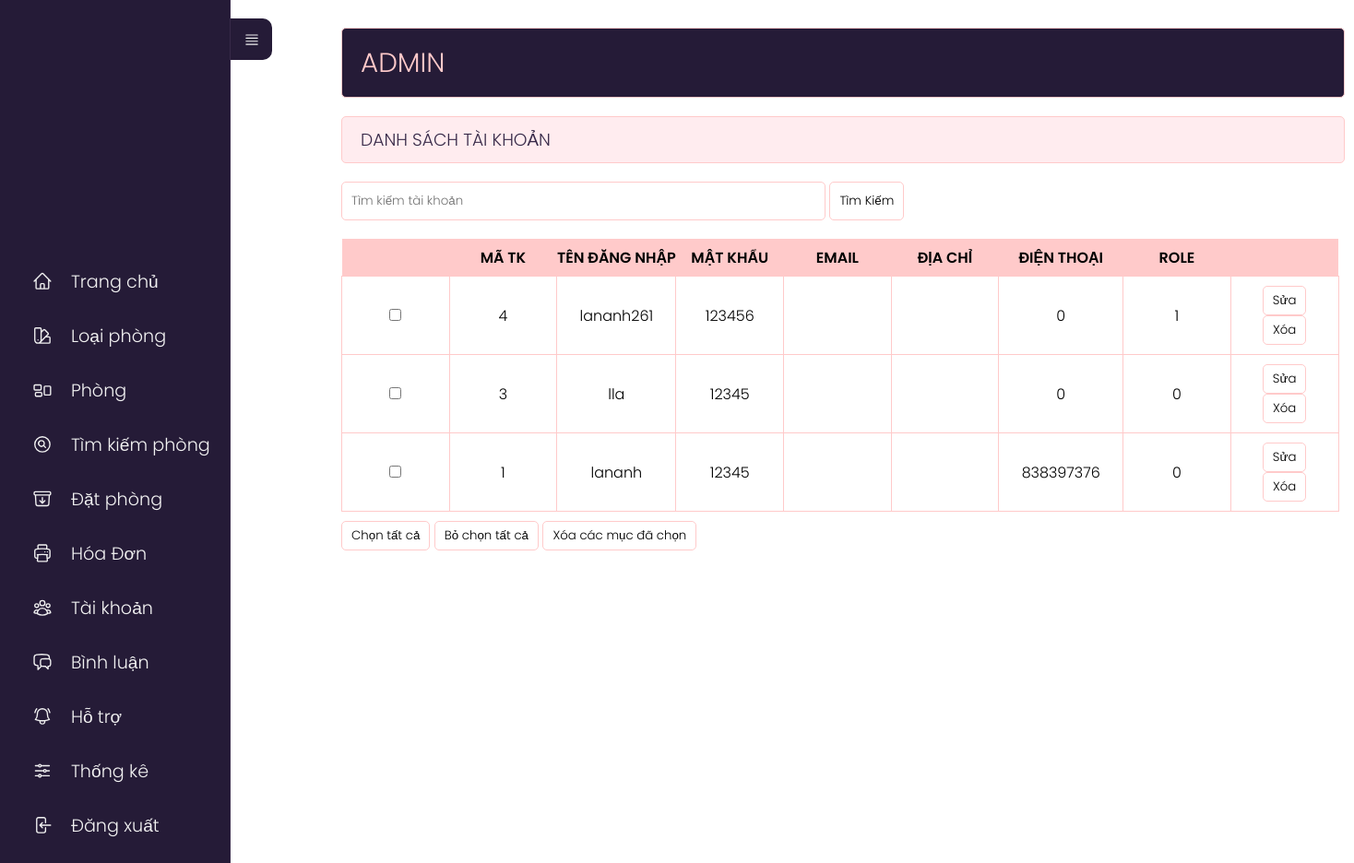
The app's page /admin/index.php?act=dskh, older data.
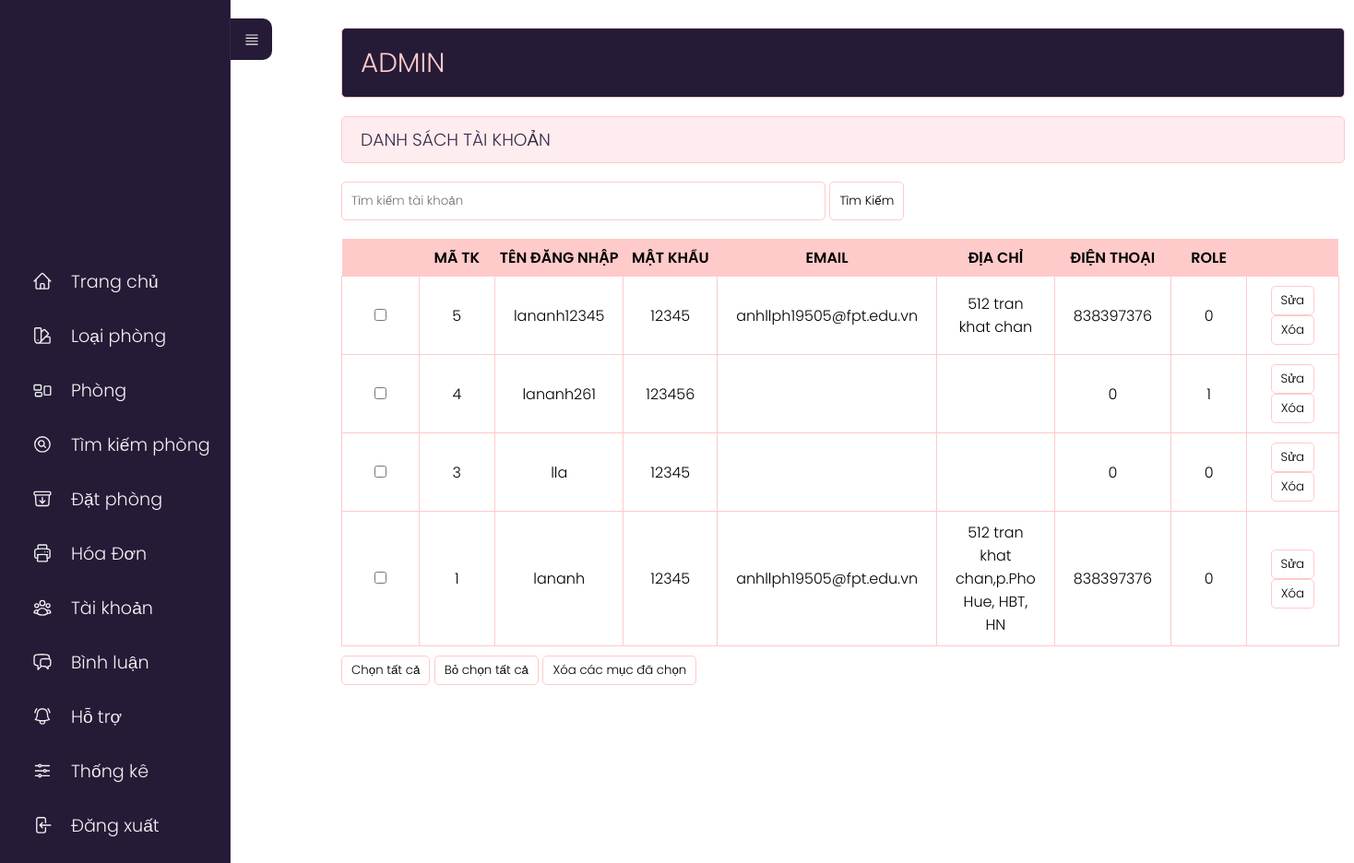
The same page, newer data.
### tables this page shows
CREATE TABLE `taikhoan` (
  `id_user` int(11) NOT NULL,
  `username` varchar(255) NOT NULL,
  `password` varchar(10) NOT NULL,
  `email` varchar(255) NOT NULL,
  `tel` int(10) NOT NULL,
  `address` varchar(255) NOT NULL,
  `role` tinyint(2) NOT NULL DEFAULT 0
);

### model/pdo.php (called while the page is built, shortened)
<?php
function pdo_get_connection(){
    $dburl = "mysql:host=localhost;dbname=khachsan;charset=utf8";
    $user = 'root';
    $password = '';
    $conn = new PDO($dburl, $user, $password);
    $conn->setAttribute(PDO::ATTR_ERRMODE, PDO::ERRMODE_EXCEPTION);
    return $conn;
}
function pdo_query($sql){
    $sql_args = array_slice(func_get_args(), 1);
    try{
        $conn = pdo_get_connection();
        $stmt = $conn->prepare($sql);
        $stmt->execute($sql_args);
        $rows = $stmt->fetchAll();
        return $rows;
    }
    catch(PDOException $e){
        throw $e;
    }
    finally{
        unset($conn);
    }
}

### model/taikhoan.php (called while the page is built, shortened)
<?php
    function loadall_taikhoan($kyw){
        $sql="SELECT * FROM taikhoan where 1";
        $sql.=" order by id_user desc";
        $listtaikhoan=pdo_query($sql);
        return $listtaikhoan;
    }
?>

### admin/taikhoan/list.php (the view, shortened to what this page needs)
<div class="row">
    <div class="row mb headeradmin" style="width:148%;">
        <h1 style="padding: 15px 0;">ADMIN </h1>
    </div>
    <div class="row formtittle" style="width:148%;">
        <h3>DANH SÁCH TÀI KHOẢN</h3>
    </div>
    <div class="row formcontent" style="width:1050px;">
        <form action="index.php?act=dskh" method="post">
            <input type="text" name="kyw" placeholder="Tìm kiếm tài khoản" style="width:50%;margin-bottom:20px">
            <input type="submit" name="gui" value="Tìm Kiếm" style="padding:10px;">
            <div class="row mb10 formdshanghoa" style="width:103%;">
                <table>
                    <tr>
                        <th></th>
                        <th>MÃ TK</th>
                        <th>TÊN ĐĂNG NHẬP</th>
                        <th>MẬT KHẨU</th>
                        <th>EMAIL</th>
                        <th>ĐỊA CHỈ</th>
                        <th>ĐIỆN THOẠI</th>
                        <th>ROLE</th>
                        <th style="background-color: #FFCACA;"></th>
                    </tr>
                    <?php
                    foreach ($listtaikhoan as $taikhoan) {
                        extract($taikhoan);
                        $suatk = "index.php?act=suatk&id=" . $id_user;
                        $xoatk = "index.php?act=xoatk&id=" . $id_user;
                        echo '<tr>
                                        <td><input type="checkbox" name="name"></td>
                                        <td>' . $id_user . '</td>
                                        <td>' . $username . '</td>
                                        <td>' . $password . '</td>
                                        <td>' . $email . '</td>
                                        <td>' . $address . '</td>
                                        <td>' . $tel . '</td>
                                        <td>' . $role . '</td>
                                        <td><a href="' . $suatk . '"><input type="button" value="Sửa"></a>  <a onclick="return DELETE()" href="' . $xoatk . '"><input type="button" value="Xóa"></a></td>
                                    </tr>';
                    }
                    ?>
                </table>
            </div>
            <div class="row mb10">
                <input type="button" id="btn1" value="Chọn tất cả">
                <input type="button" id="btn2" value="Bỏ chọn tất cả">
                <input type="button" value="Xóa các mục đã chọn">
            </div>
        </form>
    </div>
</div>
</div>

Row changes from the older to the newer data that the page shows:
added taikhoan: id_user "5", username "lananh12345", password "12345", email "anhllph19505@fpt.edu.vn", address "512 tran khat chan", tel "838397376", role "0"
changed taikhoan "lananh": email (not shown) → "anhllph19505@fpt.edu.vn"; address (not shown) → "512 tran khat chan,p.Pho Hue, HBT, HN"
